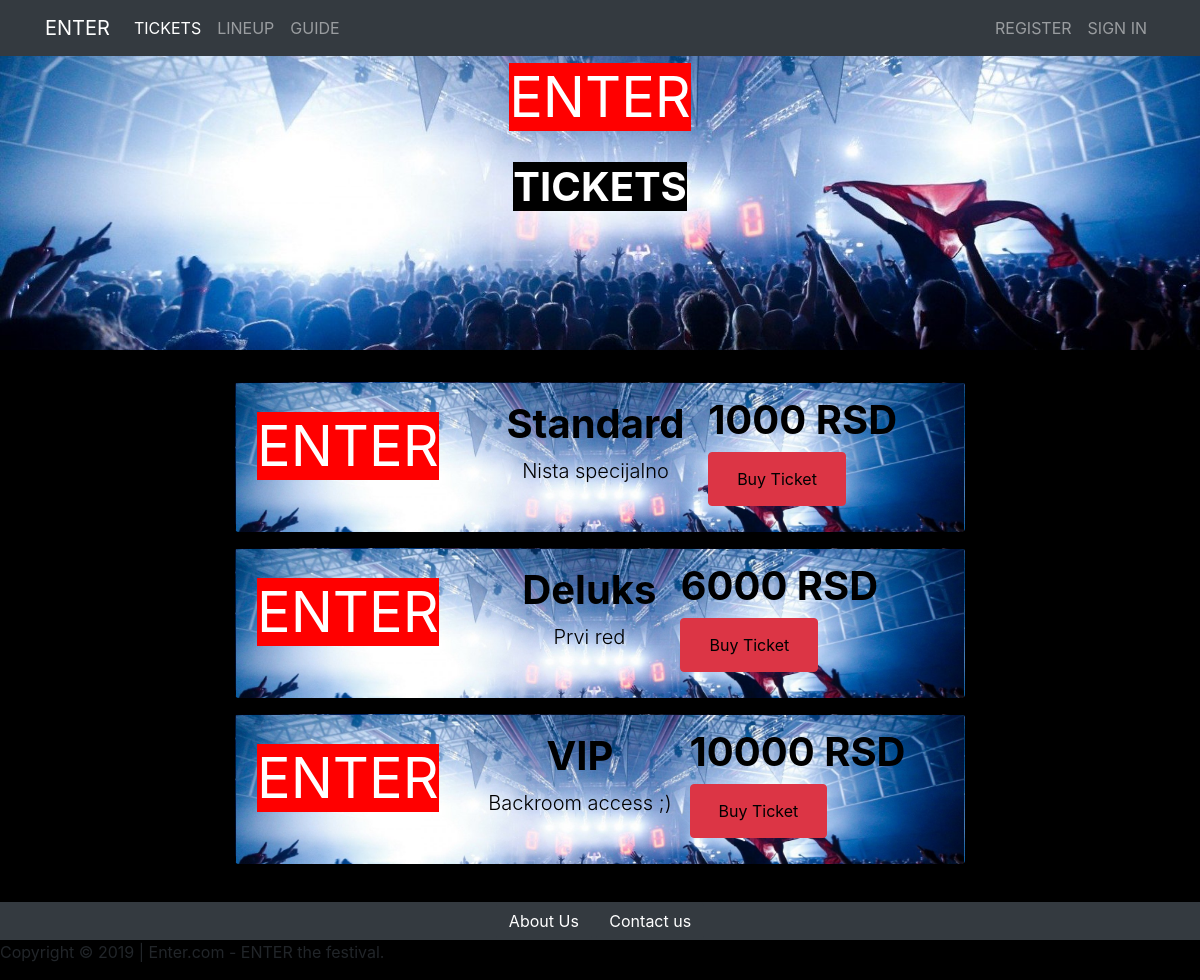
Page /enter_site/index.php/guest/index/tickets on the committed database.
### tables this page shows
CREATE TABLE IF NOT EXISTS `karta` (
  `kartaID` int(14) NOT NULL AUTO_INCREMENT,
  `naziv` varchar(30) NOT NULL,
  `opis` varchar(70) DEFAULT 'Odlicna ponuda!',
  `cena` float NOT NULL,
  `kolicina` int(20) NOT NULL,
  PRIMARY KEY (`kartaID`),
  UNIQUE KEY `naziv` (`naziv`)
);

### enter_site/application/controllers/Guest.php (called while the page is built, shortened)
<?php
class Guest extends CI_Controller {
	public function index($page = 'home')
	{
    if($page == 'poruka'){
      $this->load->model('ModelContact');
      echo "WE MADE IT HERE 1";
      if($_SERVER["REQUEST_METHOD"] == "POST"){
        $username     = $_POST['username'];
        $subject      = $_POST['subject'];
        $message      = $_POST['message'];
        $this->poruka($username, $subject, $message);
      }
    } else if ( $page  == "tickets"){
      $this->load->model('ModelKarta');
      $karte = $this->ModelKarta->dohvatiKarte();
      $data['title'] = ucfirst($page);
      $this->load->view('templates/header', $data);
      $this->load->view('templates/navbar', $data);
      $this->load->view('templates/pages_header', $data);
      $this->load->view("pages/$page",  array('karte'=>$karte, 'title'=>$data['title']));
      $this->load->view('templates/footer');
    } else if ( $page  == "lineup"){
      $this->load->model('ModelIzvodjac');
      $izvodjaci = $this->ModelIzvodjac->dohvatiIzvodjace();
      $data['title'] = ucfirst($page);
      $this->load->view('templates/header', $data);
      $this->load->view('templates/navbar', $data);
      $this->load->view('templates/pages_header', $data);
      $this->load->view("pages/$page",  array('izvodjaci'=>$izvodjaci, 'title'=>$data['title']));
      $this->load->view('templates/footer');
    }else if ($page  == "guide"){
      $this->guide();
    }
  }
}

### enter_site/index.php (called while the page is built, shortened)
<?php
require_once BASEPATH.'core/CodeIgniter.php';

### enter_site/application/models/ModelKarta.php (called while the page is built, shortened)
<?php
class ModelKarta extends CI_Model{
     public function dohvatiKarte(){
        $query = $this->db->get('karta');
        $result = $query->result();
        return $result;
    }
}

### enter_site/application/views/pages/tickets.php (the view, shortened to what this page needs)
<div class="container">
<?php
foreach ($karte as $karta) {
?>
    <div class="row">
    <div class="offset-sm-2 col-sm-8">
        <div class="alert">
            <table style="width: 100%">
                <tr>
                    <td rowspan="2">
                        <h1 class="display-4"><span style="background-color: red" align="center"> <b>ENTER</b> </h1>
                    </td>
                    <td class="text-center">
                        <h1 style="color:black"> <b> <?php echo $karta->naziv; ?></b> </h1>
                        <p class='lead' style="color: black"> <?php echo $karta->opis; ?> </p>
                    </td>
                    <td >
                        <h1 style="color:black"> <b><?php echo $karta->cena; ?> RSD</b> </h1>
                        <button type="button" class="btn btn-danger" name="<?php echo $karta->naziv; ?>">
                            <a class="nav-link" style="color: black" href="<?php echo base_url();?>index.php/guest/buyTicket/<?php echo $karta->kartaID;?>">
                                Buy Ticket
                            </a>
                        </button>
                    </td>
                </tr>
            </table>
        </div>
    </div>
    </div>
<?php
}
?>
</div>

### enter_site/application/views/templates/pages_header.php (style rules this page uses)
.alert { background-image: url("http://localhost/enter_site/assets/img/pages/bg_img_Tickets.jpg"); background-size: cover; color: white; min-height: 150px; }

### rows in the picture
karta: naziv "Standard", opis "Nista specijalno", cena "1000"
karta: naziv "Deluks", opis "Prvi red", cena "6000"
karta: naziv "VIP", opis "Backroom access ;)", cena "10000"

### other values in the picture
$title "TICKETS"
